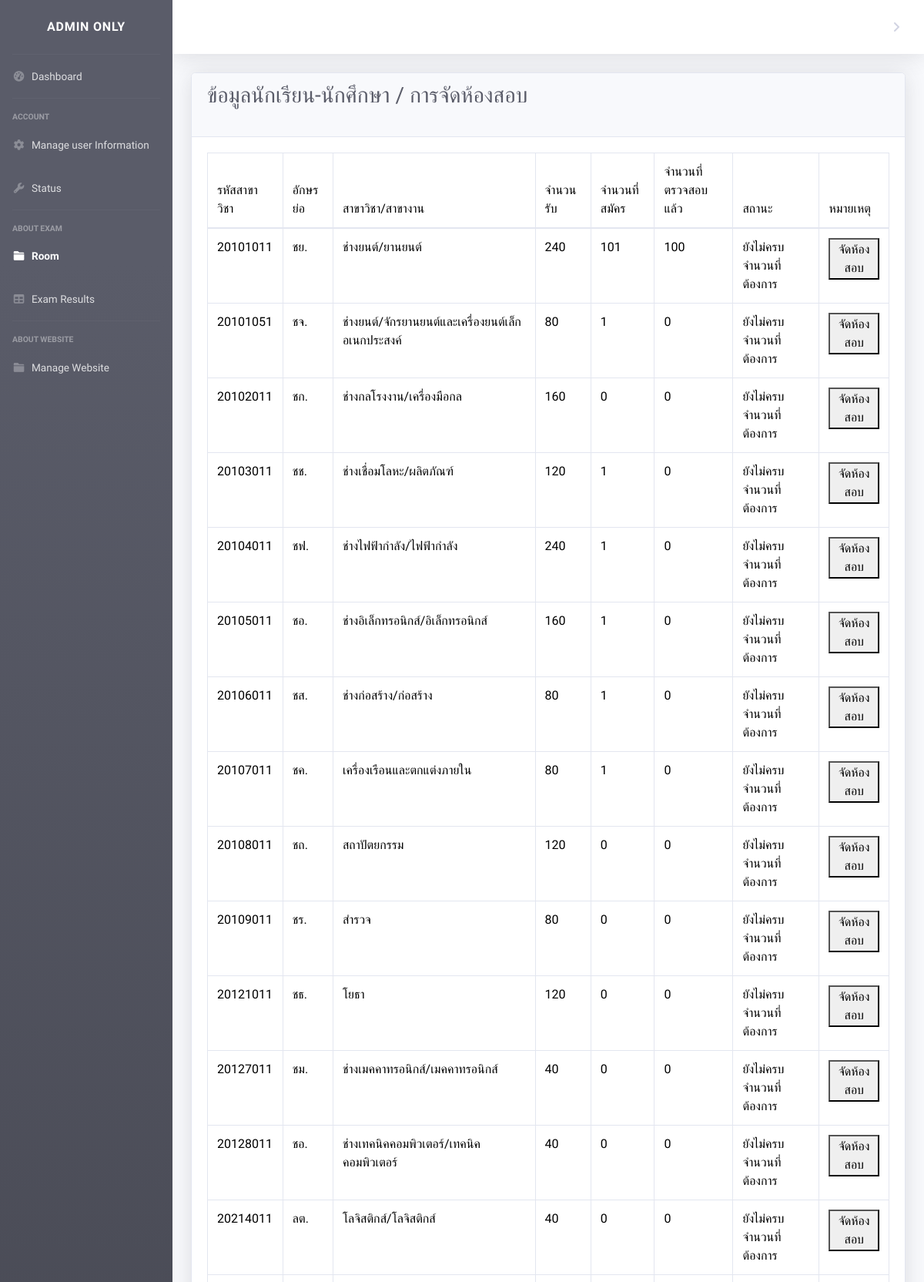
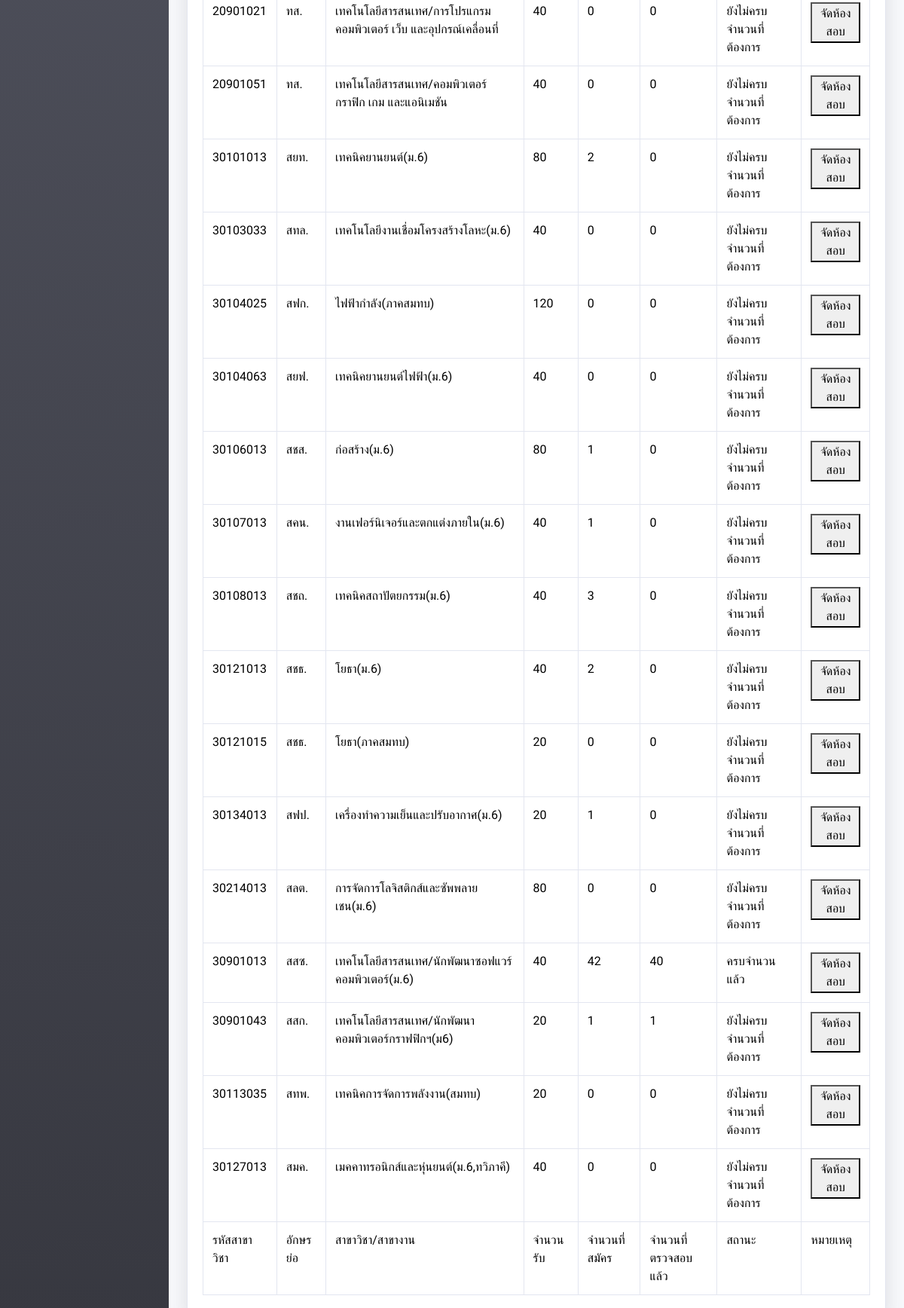
Page /make-room.php (upper part) on the committed database (2 pictures, top to bottom).
### tables this page shows
CREATE TABLE `tb_department` (
  `id_department` int(11) NOT NULL,
  `department_id` varchar(10) NOT NULL,
  `department_name` varchar(70) NOT NULL,
  `department_short` varchar(10) NOT NULL,
  `department_student` varchar(10) NOT NULL
);

### make-room.php (the view, shortened to what this page needs)
<!DOCTYPE html>
<html lang="en">
<head>
    <link rel="stylesheet" href="https://cdnjs.cloudflare.com/ajax/libs/font-awesome/6.0.0/css/all.min.css">
        <link href="https://cdn.jsdelivr.net/npm/bootstrap@5.3.2/dist/css/bootstrap.min.css" rel="stylesheet">
<link href="vendor/datatables/dataTables.bootstrap4.min.css" rel="stylesheet">
    <link href="test.css" rel="stylesheet">
  <?php
        include('connect.php');
     ?>
</head>
<body id="page-top">
    <div id="wrapper">
        <ul class="navbar-nav bg-gradient-dark sidebar sidebar-dark accordion" id="accordionSidebar">
            <a class="sidebar-brand d-flex align-items-center justify-content-center" href="adminindex.php">
                <div class="sidebar-brand-text mx-3">Admin Only</div>
            </a>
            <hr class="sidebar-divider my-0">
            <li class="nav-item">
                <a class="nav-link" href="adminindex.php">
                    <i class="fas fa-fw fa-tachometer-alt"></i>
                    <span>Dashboard</span></a>
            </li>
            <hr class="sidebar-divider d-none d-md-block">
            <div class="sidebar-heading">
                Account
            </div>
            <li class="nav-item">
                <a class="nav-link collapsed" href="manage-user.php"  data-target="#collapseTwo"
                    aria-expanded="true" aria-controls="collapseTwo">
                    <i class="fas fa-fw fa-cog"></i>
                    <span>Manage user Information</span>
                </a>
            </li>
            <li class="nav-item">
                <a class="nav-link collapsed" href="status.php"  data-target="#collapseUtilities"
                    aria-expanded="true" aria-controls="collapseUtilities">
                    <i class="fas fa-fw fa-wrench"></i>
                    <span>Status</span>
                </a>
            </li>
            <hr class="sidebar-divider">
            <div class="sidebar-heading">
               About Exam
            </div>
            <li class="nav-item active">
                <a class="nav-link collapsed" href="make-room.php"  data-target="#collapsePages"
                    aria-expanded="true" aria-controls="collapsePages">
                    <i class="fas fa-fw fa-folder"></i>
                    <span>Room</span>
                </a>
            </li>
            <li class="nav-item">
                <a class="nav-link" href="test-result.php">
                    <i class="fas fa-fw fa-table"></i>
                    <span>Exam Results</span></a>
            </li>
            <hr class="sidebar-divider d-none d-md-block">
            <div class="sidebar-heading">
               About Website
            </div>
            <li class="nav-item">
                <a class="nav-link collapsed" href="manage-website.php"  data-target="#collapsePages"
                    aria-expanded="true" aria-controls="collapsePages">
                    <i class="fas fa-fw fa-folder"></i>
                    <span>Manage Website</span>
                </a>
        </ul>
        <div id="content-wrapper" class="d-flex flex-column">
            <div id="content">
                <nav class="navbar navbar-expand navbar-light bg-white topbar mb-4 static-top shadow">
                    <ul class="navbar-nav ml-auto">
                        <li class="nav-item dropdown arrow">
                            <a class="nav-link dropdown-toggle" href="#" id="userDropdown" role="button"
                                data-toggle="dropdown" aria-haspopup="true" aria-expanded="false">
                            </a>
                        </li>
                    </ul>
                </nav>
                <div class="container-fluid">
                <div class="card shadow mb-4">
  <div class="card-header">
   <div class="d-sm-flex align-items-center justify-content-between mb-4">
                        <h1 class="h3 mb-0 text-gray-800"> ข้อมูลนักเรียน-นักศึกษา / การจัดห้องสอบ</h1>
</div>
  </div>
  <div class="card-body">
  <div class="table-responsive">
<table class="table table-bordered" id="dataTable" width="100%" cellspacing="0">
    <thead>
        <tr>
            <th>รหัสสาขาวิชา</th>
            <th>อักษรย่อ</th>
            <th>สาขาวิชา/สาขางาน</th>
            <th>จำนวนรับ</th>
            <th>จำนวนที่สมัคร</th>
            <th>จำนวนที่ตรวจสอบแล้ว</th>
            <th>สถานะ</th>
            <th>หมายเหตุ</th>
        </tr>
</thead>
            <tfoot>
                <tr>
                <th>รหัสสาขาวิชา</th>
                <th>อักษรย่อ</th>
            <th>สาขาวิชา/สาขางาน</th>
            <th>จำนวนรับ</th>
            <th>จำนวนที่สมัคร</th>
            <th>จำนวนที่ตรวจสอบแล้ว</th>
            <th>สถานะ</th>
            <th>หมายเหตุ</th>
</tr>
</tfoot>
            <?php
        $sql = "SELECT department_id, department_name, department_short, department_student FROM tb_department";
        $stmt = $conn->prepare($sql);
        $stmt->execute();
        $result = $stmt->get_result();
        while ($row = $result->fetch_assoc()) {
            $department_name = $row['department_name'];
            $status_value = 'เสร็จสิ้น';
            $sql2 = "SELECT COUNT(*) AS student_count FROM tb_student WHERE department = ?";
            $sql3 = "SELECT COUNT(status_value) as verify_count FROM tb_student WHERE status_value = '$status_value' AND department = '$department_name'";
            $stmt2 = $conn->prepare($sql2);
            $stmt2->bind_param("s", $department_name);
            $stmt2->execute();
            $result2 = $stmt2->get_result();
            $result3 = mysqli_query($conn, $sql3);
            $row2 = $result2->fetch_row();;
            $row3 = $result3->fetch_row();
            $student_count = $row2[0];
            $status= $row3[0];
            ?>
            <tr>
            <th scope="row"><?= $row['department_id']; ?></th>
            <td><?= $row['department_short']; ?></td>
            <td><?= $row['department_name']; ?></td>
            <td><?= $row['department_student']; ?></td>
            <td><?= $student_count; ?></td>
            <td><?= $status; ?></td>
            <td><?php
                if($row['department_student'] == $status){
                    echo "ครบจำนวนแล้ว";
                }
                else{
                    echo "ยังไม่ครบจำนวนที่ต้องการ";
                }
            ?></td>
            <td><form name="room" action="room.php" method="post">
                <button type="submit" name="depart-submit">จัดห้องสอบ
             </button>
            </form></td>
    <?php }?>
</tr>
    </table>
    </div>
  </div>
 </div>
            </div>
                          </div>
                      </div>
                  </div>
    <br><br>
</body>
</html>

### make-room.php (style rules this page uses)
table { font-family: Arial, sans-serif; border-collapse: collapse; width: 100%; }
th, td { border: 1px solid #dddddd; text-align: left; padding: 8px; }
th { background-color: #CBFFF6; }
body, h1, h2, h3, h4, h5, h6, p, a, li, th, td { font-family: 'Itim', cursive; font-weight: 400; font-style: normal; }

### rows in the picture
tb_department: department "20101011", department_short "ชย.", department_name "ช่างยนต์/ยานยนต์", department_student "240", student_count "101", status "100", shows "ยังไม่ครบจำนวนที่ต้องการ"
tb_department: department "20101051", department_short "ชจ.", department_name "ช่างยนต์/จักรยานยนต์และเครื่องยนต์เล็กอเนกประสงค์", department_student "80", student_count "1", status "0", shows "ยังไม่ครบจำนวนที่ต้องการ"
tb_department: department "20102011", department_short "ชก.", department_name "ช่างกลโรงงาน/เครื่องมือกล", department_student "160", student_count "0", status "0", shows "ยังไม่ครบจำนวนที่ต้องการ"
tb_department: department "20103011", department_short "ชช.", department_name "ช่างเชื่อมโลหะ/ผลิตภัณฑ์", department_student "120", student_count "1", status "0", shows "ยังไม่ครบจำนวนที่ต้องการ"
tb_department: department "20104011", department_short "ชฟ.", department_name "ช่างไฟฟ้ากำลัง/ไฟฟ้ากำลัง", department_student "240", student_count "1", status "0", shows "ยังไม่ครบจำนวนที่ต้องการ"
tb_department: department "20105011", department_short "ชอ.", department_name "ช่างอิเล็กทรอนิกส์/อิเล็กทรอนิกส์", department_student "160", student_count "1", status "0", shows "ยังไม่ครบจำนวนที่ต้องการ"
tb_department: department "20106011", department_short "ชส.", department_name "ช่างก่อสร้าง/ก่อสร้าง", department_student "80", student_count "1", status "0", shows "ยังไม่ครบจำนวนที่ต้องการ"
tb_department: department "20107011", department_short "ชค.", department_name "เครื่องเรือนและตกแต่งภายใน", department_student "80", student_count "1", status "0", shows "ยังไม่ครบจำนวนที่ต้องการ"
tb_department: department "20108011", department_short "ชถ.", department_name "สถาปัตยกรรม", department_student "120", student_count "0", status "0", shows "ยังไม่ครบจำนวนที่ต้องการ"
tb_department: department "20109011", department_short "ชร.", department_name "สำรวจ", department_student "80", student_count "0", status "0", shows "ยังไม่ครบจำนวนที่ต้องการ"
tb_department: department "20121011", department_short "ชธ.", department_name "โยธา", department_student "120", student_count "0", status "0", shows "ยังไม่ครบจำนวนที่ต้องการ"
tb_department: department "20127011", department_short "ชม.", department_name "ช่างเมคคาทรอนิกส์/เมคคาทรอนิกส์", department_student "40", student_count "0", status "0", shows "ยังไม่ครบจำนวนที่ต้องการ"
tb_department: department "20128011", department_short "ชอ.", department_name "ช่างเทคนิคคอมพิวเตอร์/เทคนิคคอมพิวเตอร์", department_student "40", student_count "0", status "0", shows "ยังไม่ครบจำนวนที่ต้องการ"
tb_department: department "20214011", department_short "ลต.", department_name "โลจิสติกส์/โลจิสติกส์", department_student "40", student_count "0", status "0", shows "ยังไม่ครบจำนวนที่ต้องการ"
tb_department: department "20901021", department_short "ทส.", department_name "เทคโนโลยีสารสนเทศ/การโปรแกรมคอมพิวเตอร์ เว็บ และอุปกรณ์เคลื่อนที่", department_student "40", student_count "0", status "0", shows "ยังไม่ครบจำนวนที่ต้องการ"
tb_department: department "20901051", department_short "ทส.", department_name "เทคโนโลยีสารสนเทศ/คอมพิวเตอร์กราฟิก เกม และแอนิเมชัน", department_student "40", student_count "0", status "0", shows "ยังไม่ครบจำนวนที่ต้องการ"
tb_department: department "30101013", department_short "สยท.", department_name "เทคนิคยานยนต์(ม.6)", department_student "80", student_count "2", status "0", shows "ยังไม่ครบจำนวนที่ต้องการ"
tb_department: department "30103033", department_short "สทล.", department_name "เทคโนโลยีงานเชื่อมโครงสร้างโลหะ(ม.6)", department_student "40", student_count "0", status "0", shows "ยังไม่ครบจำนวนที่ต้องการ"
tb_department: department "30104025", department_short "สฟก.", department_name "ไฟฟ้ากำลัง(ภาคสมทบ)", department_student "120", student_count "0", status "0", shows "ยังไม่ครบจำนวนที่ต้องการ"
tb_department: department "30104063", department_short "สยฟ.", department_name "เทคนิคยานยนต์ไฟฟ้า(ม.6)", department_student "40", student_count "0", status "0", shows "ยังไม่ครบจำนวนที่ต้องการ"
tb_department: department "30106013", department_short "สชส.", department_name "ก่อสร้าง(ม.6)", department_student "80", student_count "1", status "0", shows "ยังไม่ครบจำนวนที่ต้องการ"
tb_department: department "30107013", department_short "สคน.", department_name "งานเฟอร์นิเจอร์และตกแต่งภายใน(ม.6)", department_student "40", student_count "1", status "0", shows "ยังไม่ครบจำนวนที่ต้องการ"
tb_department: department "30108013", department_short "สชถ.", department_name "เทคนิคสถาปัตยกรรม(ม.6)", department_student "40", student_count "3", status "0", shows "ยังไม่ครบจำนวนที่ต้องการ"
tb_department: department "30121013", department_short "สชธ.", department_name "โยธา(ม.6)", department_student "40", student_count "2", status "0", shows "ยังไม่ครบจำนวนที่ต้องการ"
tb_department: department "30121015", department_short "สชธ.", department_name "โยธา(ภาคสมทบ)", department_student "20", student_count "0", status "0", shows "ยังไม่ครบจำนวนที่ต้องการ"
tb_department: department "30134013", department_short "สฟป.", department_name "เครื่องทำความเย็นและปรับอากาศ(ม.6)", department_student "20", student_count "1", status "0", shows "ยังไม่ครบจำนวนที่ต้องการ"
tb_department: department "30214013", department_short "สลต.", department_name "การจัดการโลจิสติกส์และซัพพลายเชน(ม.6)", department_student "80", student_count "0", status "0", shows "ยังไม่ครบจำนวนที่ต้องการ"
tb_department: department "30901013", department_short "สสซ.", department_name "เทคโนโลยีสารสนเทศ/นักพัฒนาซอฟแวร์คอมพิวเตอร์(ม.6)", department_student "40", student_count "42", status "40", shows "ครบจำนวนแล้ว"
tb_department: department "30901043", department_short "สสก.", department_name "เทคโนโลยีสารสนเทศ/นักพัฒนาคอมพิวเตอร์กราฟฟิกฯ(ม6)", department_student "20", student_count "1", status "1", shows "ยังไม่ครบจำนวนที่ต้องการ"
tb_department: department "30113035", department_short "สทพ.", department_name "เทคนิคการจัดการพลังงาน(สมทบ)", department_student "20", student_count "0", status "0", shows "ยังไม่ครบจำนวนที่ต้องการ"
tb_department: department "30127013", department_short "สมค.", department_name "เมคคาทรอนิกส์และหุ่นยนต์(ม.6,ทวิภาคี)", department_student "40", student_count "0", status "0", shows "ยังไม่ครบจำนวนที่ต้องการ"
